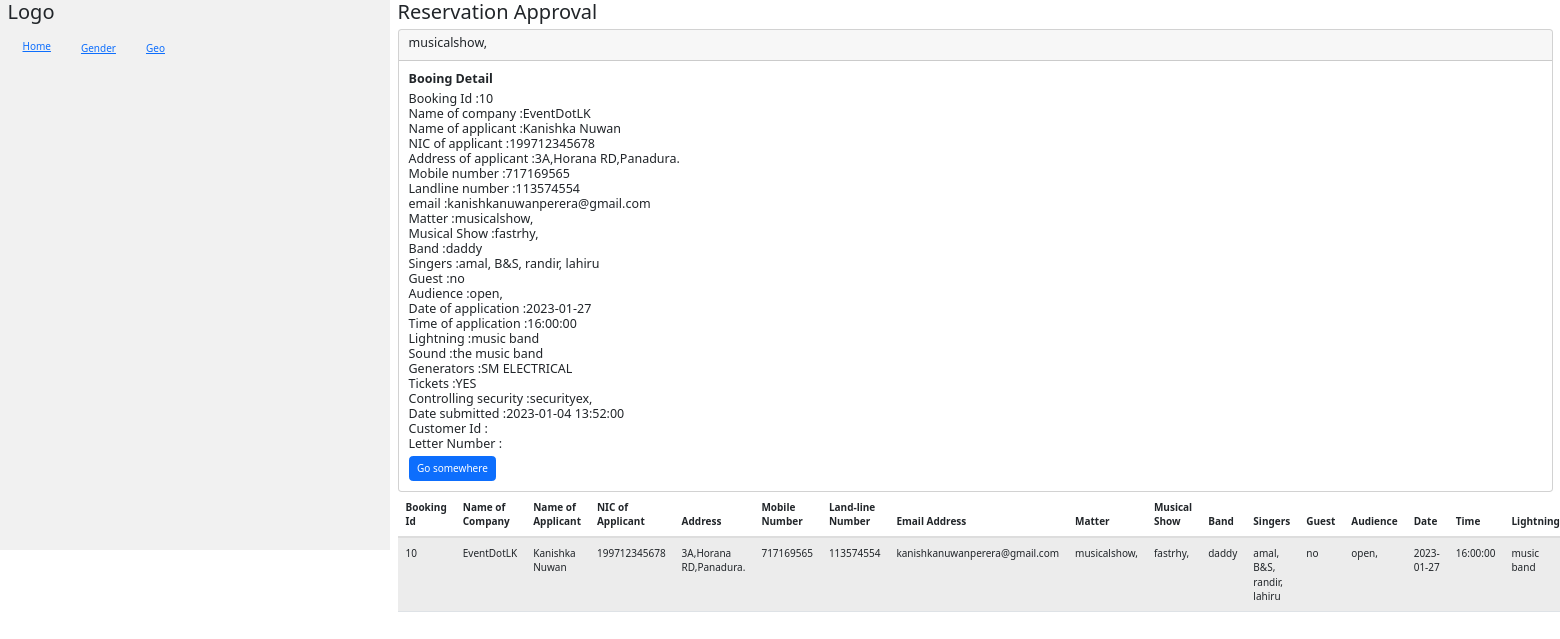
Page /vcpannel/bookingdetail.php on the committed database.
### tables this page shows
CREATE TABLE IF NOT EXISTS `booking_details` (
  `booking_id` int(10) UNSIGNED NOT NULL AUTO_INCREMENT,
  `name_company` varchar(255) DEFAULT NULL,
  `name_applicant` varchar(255) DEFAULT NULL,
  `nic_applicant` varchar(255) DEFAULT NULL,
  `address_applicant` varchar(255) DEFAULT NULL,
  `mobile_applicant` int(10) DEFAULT NULL,
  `landline_applicant` int(10) DEFAULT NULL,
  `email_applicant` varchar(255) DEFAULT NULL,
  `matter` varchar(255) DEFAULT NULL,
  `musical_show` varchar(255) DEFAULT NULL,
  `band` varchar(255) DEFAULT NULL,
  `singers` varchar(255) DEFAULT NULL,
  `guests` varchar(255) DEFAULT NULL,
  `audience` varchar(255) DEFAULT NULL,
  `date_application` date DEFAULT NULL,
  `time_application` time DEFAULT NULL,
  `lightning` varchar(255) DEFAULT NULL,
  `sound` varchar(255) DEFAULT NULL,
  `generators` varchar(255) DEFAULT NULL,
  `decorations` varchar(255) DEFAULT NULL,
  `tickets` varchar(255) DEFAULT NULL,
  `controlling_sec` varchar(255) DEFAULT NULL,
  `date_submit` timestamp NULL DEFAULT CURRENT_TIMESTAMP,
  `customer_id` int(10) UNSIGNED DEFAULT NULL,
  `letterNo` int(10) UNSIGNED DEFAULT NULL,
  PRIMARY KEY (`booking_id`)
);

### vcpannel/bookingdetail.php (the view, shortened to what this page needs)
<!DOCTYPE html>
<html lang="en">
<head>
  <link rel="stylesheet" href="https://maxcdn.bootstrapcdn.com/bootstrap/3.4.1/css/bootstrap.min.css">
</head>
<body>
<div class="container-fluid">
  <div class="row content">
    <div class="col-sm-3 sidenav hidden-xs">
      <h2>Logo</h2>
      <ul class="nav nav-pills nav-stacked">
        <li><a href="index.php">Home</a></li>
        <li><a href="">Gender</a></li>
        <li><a href="">Geo</a></li>
      </ul><br>
    </div>
    <br>
    <div class="col-sm-9">
</head>
<body>
<h2>Reservation Approval</h2>
    <table class="table table-striped">
    <thead>
      <tr>
        <th>Booking Id</th>
        <th>Name of Company</th>
        <th>Name of Applicant</th>
        <th>NIC of Applicant</th>
        <th>Address</th>
        <th>Mobile Number</th>
        <th>Land-line Number</th>
        <th>Email Address</th>
        <th>Matter</th>
        <th>Musical Show</th>
        <th>Band</th>
        <th>Singers</th>
        <th>Guest</th>
        <th>Audience</th>
        <th>Date</th>
        <th>Time</th>
        <th>Lightning</th>
      </tr>
    </thead>
    <tbody>
    <?php
                        include("connection.php");
                        mysqli_select_db($sql,"project");
                         $result = mysqli_query($sql, "SELECT * FROM booking_details");
                        while($row=$result->fetch_assoc())
                        {
    ?>                       <tr>
                                    <td><?php echo $row['booking_id'];?></td>
                                    <td><?php echo $row['name_company'];?></td>
                                    <td><?php echo $row['name_applicant'];?></td>
                                    <td><?php echo $row['nic_applicant'];?></td>
                                    <td><?php echo $row['address_applicant'];?></td>
                                    <td><?php echo $row['mobile_applicant'];?></td>
                                    <td><?php echo $row['landline_applicant'];?></td>
                                    <td><?php echo $row['email_applicant'];?></td>
                                    <td><?php echo $row['matter'];?></td>
                                    <td><?php echo $row['musical_show'];?></td>
                                    <td><?php echo $row['band'];?></td>
                                    <td><?php echo $row['singers'];?></td>
                                    <td><?php echo $row['guests'];?></td>
                                    <td><?php echo $row['audience'];?></td>
                                    <td><?php echo $row['date_application'];?></td>
                                    <td><?php echo $row['time_application'];?></td>
                                    <td><?php echo $row['lightning'];?></td>
                                   </tr>
                                   <div class="card">
  <div class="card-header">
  <h5>
  <?php echo $row['matter'];?>
  </h5>
  </div>
  <div class="card-body">
    <h5 class="card-title"><b>Booing Detail</b></h5>
    <h5>
    Booking Id              :<?php echo $row['booking_id'];?></br>
    Name of company         :<?php echo $row['name_company'];?></br>
    Name of applicant       :<?php echo $row['name_applicant'];?></br>
    NIC of applicant        :<?php echo $row['nic_applicant'];?></br>
    Address of applicant    :<?php echo $row['address_applicant'];?></br>
    Mobile number           :<?php echo $row['mobile_applicant'];?></br>
    Landline number         :<?php echo $row['landline_applicant'];?></br>
    email                   :<?php echo $row['email_applicant'];?></br>
    Matter                  :<?php echo $row['matter'];?></br>
    Musical Show            :<?php echo $row['musical_show'];?></br>
    Band                    :<?php echo $row['band'];?></br>
    Singers                 :<?php echo $row['singers'];?></br>
    Guest                   :<?php echo $row['guests'];?></br>
    Audience                :<?php echo $row['audience'];?></br>
    Date of application     :<?php echo $row['date_application'];?></br>
    Time of application     :<?php echo $row['time_application'];?></br>
    Lightning               :<?php echo $row['lightning'];?></br>
    Sound                   :<?php echo $row['sound'];?></br>
    Generators              :<?php echo $row['generators'];?></br>
    Tickets                 :<?php echo $row['tickets'];?></br>
    Controlling security    :<?php echo $row['controlling_sec'];?></br>
    Date submitted          :<?php echo $row['date_submit'];?></br>
    Customer Id             :<?php echo $row['customer_id'];?></br>
    Letter Number           :<?php echo $row['letterNo'];?></br>
    </h5>
    <a href="#" class="btn btn-primary">Go somewhere</a>
  </div>
</div>
            <?php
                }
            ?>
                </tbody>
            </table>
        </body>
</html>

### vcpannel/bookingdetail.php (style rules this page uses)
.row.content { height: 550px }
.sidenav { background-color: #f1f1f1; height: 100%; }

### rows in the picture
booking_details: booking_id "10", name_company "EventDotLK", name_applicant "Kanishka Nuwan", nic_applicant "199712345678", address_applicant "3A,Horana RD,Panadura.", mobile_applicant "717169565", landline_applicant "113574554", email_applicant "kanishkanuwanperera@gmail.com", matter "musicalshow,", musical_show "fastrhy,", band "daddy", singers "amal, B&S, randir, lahiru", guests "no", audience "open,", date_application "2023-01-27", time_application "16:00:00", lightning "music band", sound "the music band", generators "SM ELECTRICAL", tickets "YES", controlling_sec "securityex,", date_submit "2023-01-04 13:52:00"
